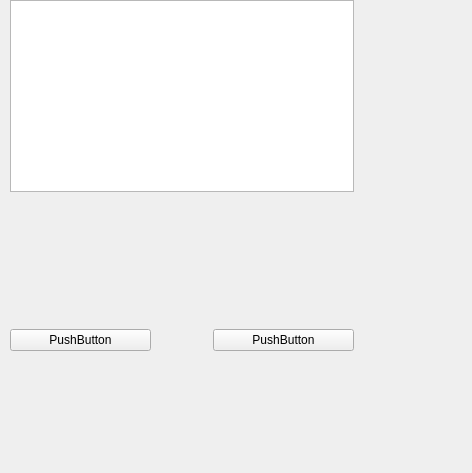
<?xml version="1.0" encoding="UTF-8"?>
<ui version="4.0">
 <class>Widget</class>
 <widget class="QWidget" name="Widget">
  <property name="geometry">
   <rect>
    <x>0</x>
    <y>0</y>
    <width>472</width>
    <height>473</height>
   </rect>
  </property>
  <property name="windowTitle">
   <string>Widget</string>
  </property>
  <widget class="QWidget" name="gridLayoutWidget">
   <property name="geometry">
    <rect>
     <x>10</x>
     <y>0</y>
     <width>344</width>
     <height>351</height>
    </rect>
   </property>
   <layout class="QGridLayout" name="gridLayout">
    <property name="sizeConstraint">
     <enum>QLayout::SetMinAndMaxSize</enum>
    </property>
    <item row="3" column="0">
     <widget class="weatherChartWidget" name="chart" native="true">
      <property name="sizePolicy">
       <sizepolicy hsizetype="MinimumExpanding" vsizetype="MinimumExpanding">
        <horstretch>0</horstretch>
        <verstretch>0</verstretch>
       </sizepolicy>
      </property>
     </widget>
    </item>
    <item row="2" column="0">
     <widget class="QTableWidget" name="table">
      <property name="sizePolicy">
       <sizepolicy hsizetype="MinimumExpanding" vsizetype="MinimumExpanding">
        <horstretch>0</horstretch>
        <verstretch>0</verstretch>
       </sizepolicy>
      </property>
      <property name="maximumSize">
       <size>
        <width>16777215</width>
        <height>200</height>
       </size>
      </property>
      <property name="editTriggers">
       <set>QAbstractItemView::NoEditTriggers</set>
      </property>
     </widget>
    </item>
    <item row="4" column="0">
     <layout class="QHBoxLayout" name="horizontalLayout">
      <item>
       <widget class="QPushButton" name="btnTempUp">
        <property name="text">
         <string>PushButton</string>
        </property>
       </widget>
      </item>
      <item>
       <widget class="QLabel" name="label">
        <property name="maximumSize">
         <size>
          <width>50</width>
          <height>16777215</height>
         </size>
        </property>
        <property name="contextMenuPolicy">
         <enum>Qt::DefaultContextMenu</enum>
        </property>
        <property name="text">
         <string/>
        </property>
       </widget>
      </item>
      <item>
       <widget class="QPushButton" name="btnTempDown">
        <property name="text">
         <string>PushButton</string>
        </property>
       </widget>
      </item>
     </layout>
    </item>
   </layout>
  </widget>
 </widget>
 <customwidgets>
  <customwidget>
   <class>weatherChartWidget</class>
   <extends>QWidget</extends>
   <header location="global">weatherchartwidget.h</header>
   <container>1</container>
  </customwidget>
 </customwidgets>
 <resources/>
 <connections/>
</ui>
